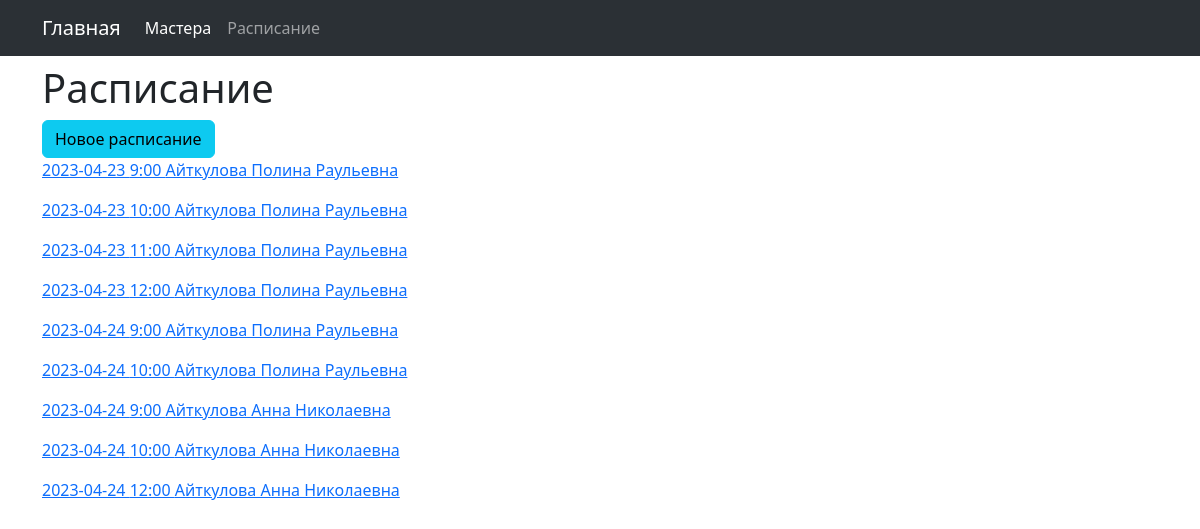
Screenshot of /timetable/ with the database file from the repository.
### data/timetable.py (models this page shows, shortened)
class Timetable(SqlAlchemyBase):
    __tablename__ = 'timetable'
    id = Column(Integer, primary_key=True, autoincrement=True)
    date = sqlalchemy.Column(Date)
    employee_id = Column(Integer, ForeignKey("employee.id"))
    employee = relationship("Employee", back_populates="timetables")
    reception_time_id = Column(Integer, ForeignKey("reception_time.id"))
    reception_time = relationship("ReceptionTime", back_populates="timetables")
    profile_id = Column(Integer, ForeignKey("profile.id"))
    profile = relationship("Profile", back_populates="timetables")

class ReceptionTime(SqlAlchemyBase):
    __tablename__ = 'reception_time'
    id = Column(Integer, primary_key=True, autoincrement=True)
    time = sqlalchemy.Column(String)
    timetables = relationship("Timetable", back_populates="reception_time", cascade="all, delete-orphan")

### data/employee.py (models this page shows, shortened)
class Employee(SqlAlchemyBase):
    __tablename__ = 'employee'
    id = Column(Integer, primary_key=True, autoincrement=True)
    name = Column(String(20))
    surname = Column(String(30))
    middle_name = Column(String(30))
    timetables = relationship("Timetable", back_populates="employee", cascade="all, delete-orphan")
    def __str__(self):
        return f"{self.surname} {self.name} {self.middle_name}"

### timetable/blueprint.py (the view)
@timetable.route('/')
def index():
    db_sess = db_session.create_session()
    timetables = db_sess.query(Timetable).all()
    return render_template('timetable/index.html', obj=timetables)

### data/db_session.py (called while the page is built)
def create_session() -> Session:
    global __factory
    return __factory()

### timetable/templates/timetable/index.html (shortened to what this page needs)
{% extends "base.html" %}
{% block content_title %}
<h1>Расписание</h1>
{% endblock %}
{% block content %}
<div class="col-md-6">
    <a class="btn btn-info" href="{{url_for('timetable.create')}}">Новое расписание</a>
    {% for item in obj %}
    <div class="form-group">
        <p>
            <a href="{{ url_for('timetable.edit', pk=item.id) }}">{{item.date}} {{item.reception_time.time}} {{item.employee}}</a>
        </p>
    </div>
    {% endfor %}
    {% endblock %}

### templates/base.html (shortened to what this page needs)
<!doctype html>
<html lang="en">
<head>
    <link href="https://cdn.jsdelivr.net/npm/bootstrap@5.3.0-alpha3/dist/css/bootstrap.min.css" rel="stylesheet"
>
</head>
<body>
<nav class="navbar navbar-expand-lg bg-body-tertiary" data-bs-theme="dark">
    <div class="container-md">
        <a class="navbar-brand" href="{{url_for('index')}}">Главная</a>
        <div class="collapse navbar-collapse" id="navbarNav">
            <ul class="navbar-nav">
                <li class="nav-item">
                    <a class="nav-link active" aria-current="page" href="{{url_for('employee.index')}}">Мастера</a>
                </li>
                <li class="nav-item">
                    <a class="nav-link" href="{{url_for('timetable.index')}}">Расписание</a>
                </li>
            </ul>
        </div>
    </div>
</nav>
    <div class="container-md">
        <h1>
        {% block content_title %}
        {% endblock %}
        </h1>
        {% block content %}
        {% endblock %}
</body>
</html>

### rows the page displays
Timetable: date "2023-04-23", reception_time.time "9:00", employee "Айткулова Полина Раульевна"
Timetable: date "2023-04-23", reception_time.time "10:00", employee "Айткулова Полина Раульевна"
Timetable: date "2023-04-23", reception_time.time "11:00", employee "Айткулова Полина Раульевна"
Timetable: date "2023-04-23", reception_time.time "12:00", employee "Айткулова Полина Раульевна"
Timetable: date "2023-04-24", reception_time.time "9:00", employee "Айткулова Полина Раульевна"
Timetable: date "2023-04-24", reception_time.time "10:00", employee "Айткулова Полина Раульевна"
Timetable: date "2023-04-24", reception_time.time "9:00", employee "Айткулова Анна Николаевна"
Timetable: date "2023-04-24", reception_time.time "10:00", employee "Айткулова Анна Николаевна"
Timetable: date "2023-04-24", reception_time.time "12:00", employee "Айткулова Анна Николаевна"
